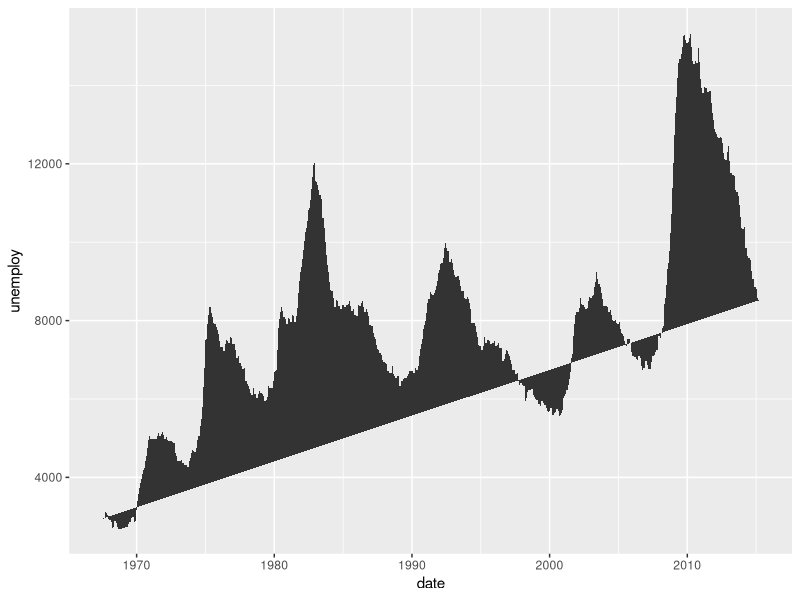
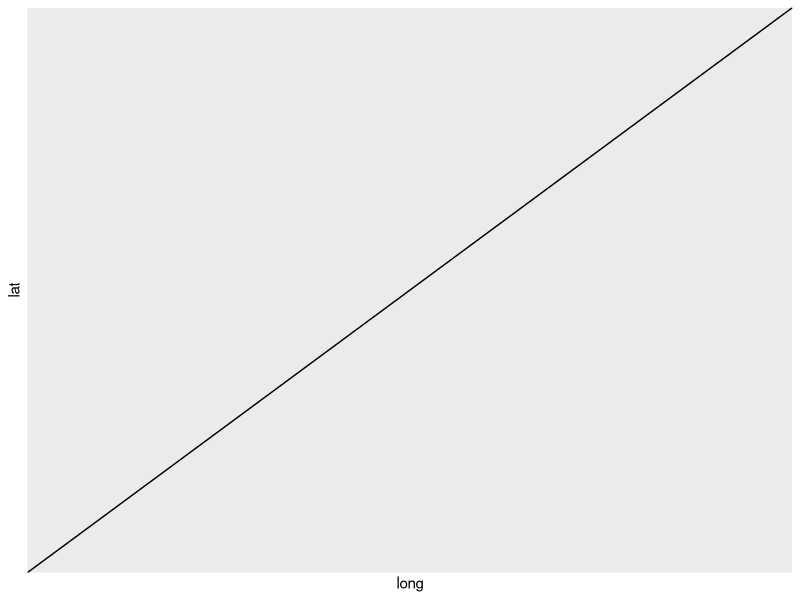
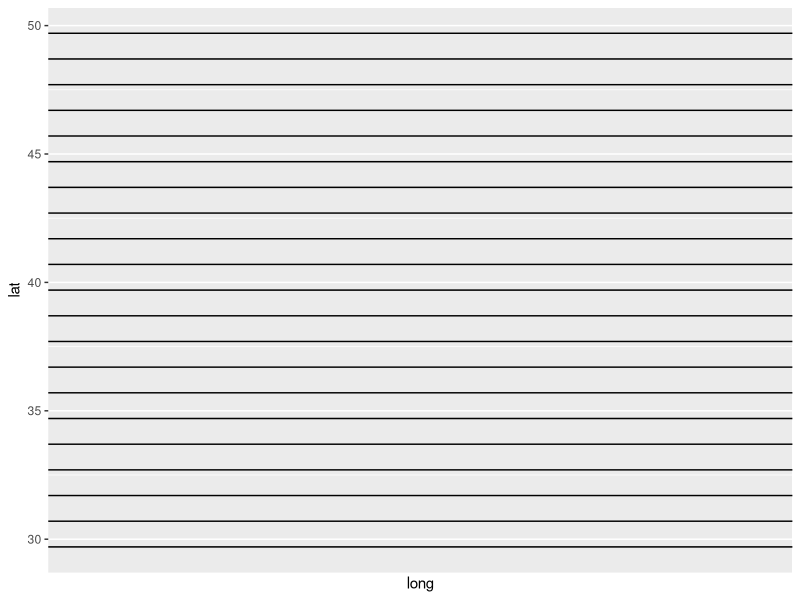
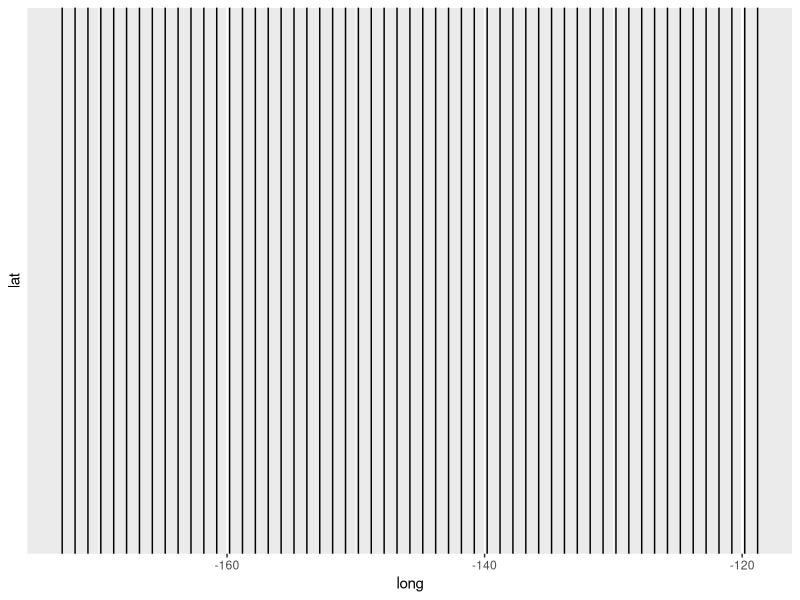
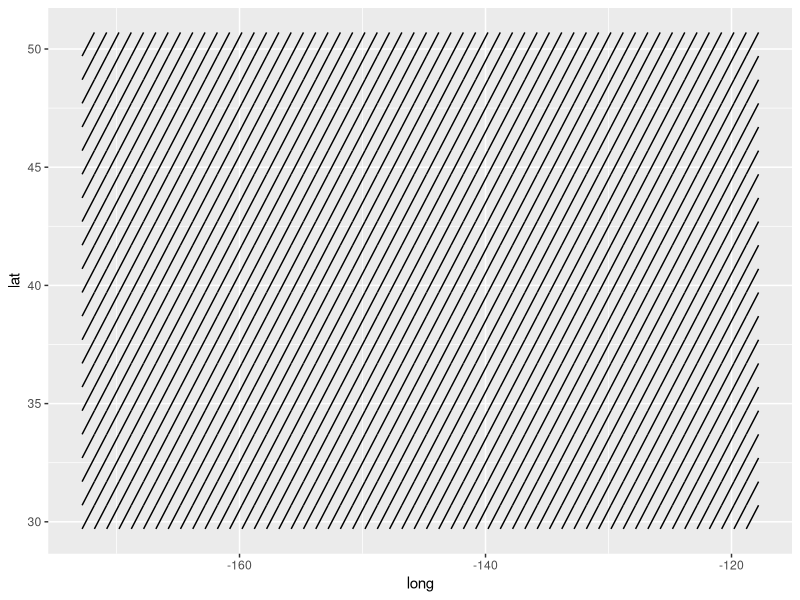
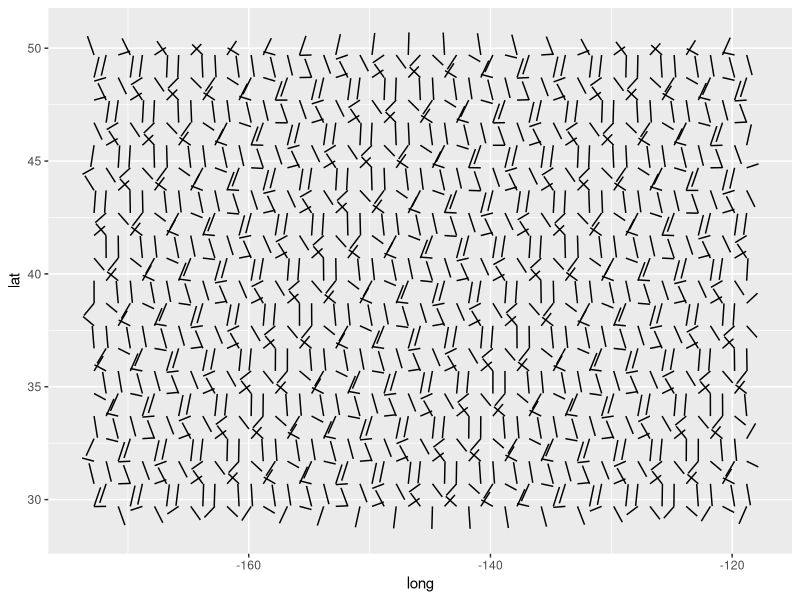
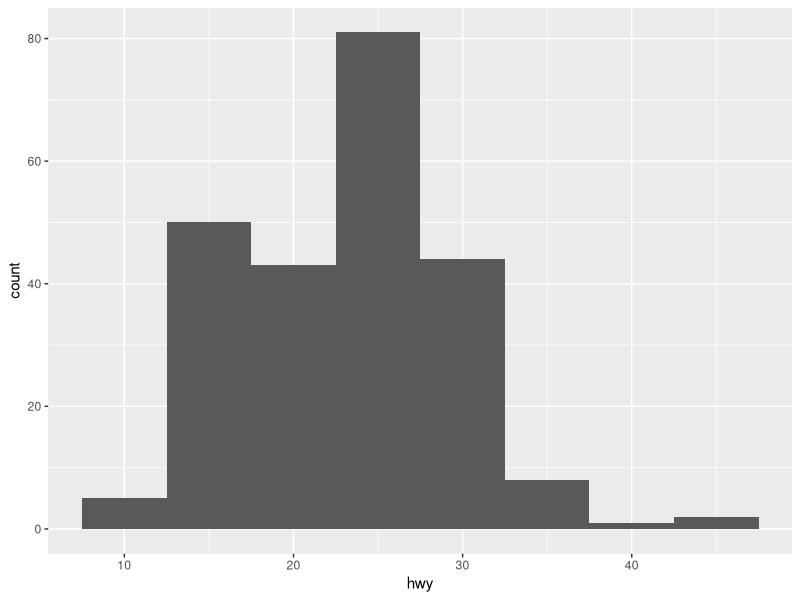
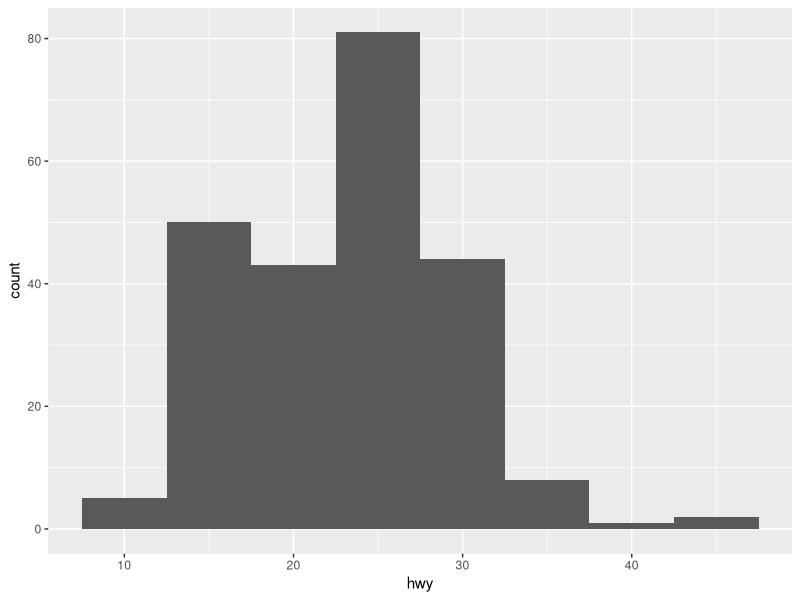

Here is the R script that generated these plots, in order:
library(ggplot2)

?economics
a <- ggplot(economics, aes(date, unemploy))
# b <- ggplot(seals, aes(x = long, y = lat)

a + geom_polygon()

# lines 

b <- ggplot(seals, aes(x = long, y = lat))
b + geom_abline(aes(intercept = 0, slope = 1))
b + geom_hline(aes(yintercept = lat))
b + geom_vline(aes(xintercept = long))
b + geom_segment(aes(yend = lat + 1, xend = long + 1))
b + geom_spoke(aes(angle = 1:1155, radius = 1))

# univariate

ggplot(mpg, aes(hwy)) + geom_histogram(binwidth = 5)

c <- ggplot(mpg, aes(hwy)); c2 <- ggplot(mpg)
c + geom_histogram(binwidth = 5)

c + geom_area(stat = "bin")
# x, y, alpha, color, fill, linetype, size
c + geom_density(kernel = "gaussian")
# x, y, alpha, color, fill, group, linetype, size, weight
c + geom_dotplot()
# x, y, alpha, color, fill
c + geom_freqpoly()
# x, y, alpha, color, group, linetype, size
c + geom_histogram(binwidth = 5)
# x, y, alpha, color, fill, linetype, size, weight
c2 + geom_qq(aes(sample = hwy))
# x, y, alpha, color, fill, linetype, size, weight

# bar plot
names(mtcars)
head(mtcars)
ggplot(mtcars, aes(gear)) +  geom_bar() 
